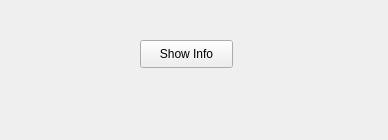
<?xml version="1.0" encoding="UTF-8"?>
<ui version="4.0">
 <class>Widget</class>
 <widget class="QWidget" name="Widget">
  <property name="geometry">
   <rect>
    <x>0</x>
    <y>0</y>
    <width>388</width>
    <height>140</height>
   </rect>
  </property>
  <property name="windowTitle">
   <string>Widget</string>
  </property>
  <widget class="QPushButton" name="showInfoButton">
   <property name="geometry">
    <rect>
     <x>140</x>
     <y>40</y>
     <width>93</width>
     <height>28</height>
    </rect>
   </property>
   <property name="text">
    <string>Show Info</string>
   </property>
  </widget>
 </widget>
 <layoutdefault spacing="6" margin="11"/>
 <resources/>
 <connections/>
</ui>
